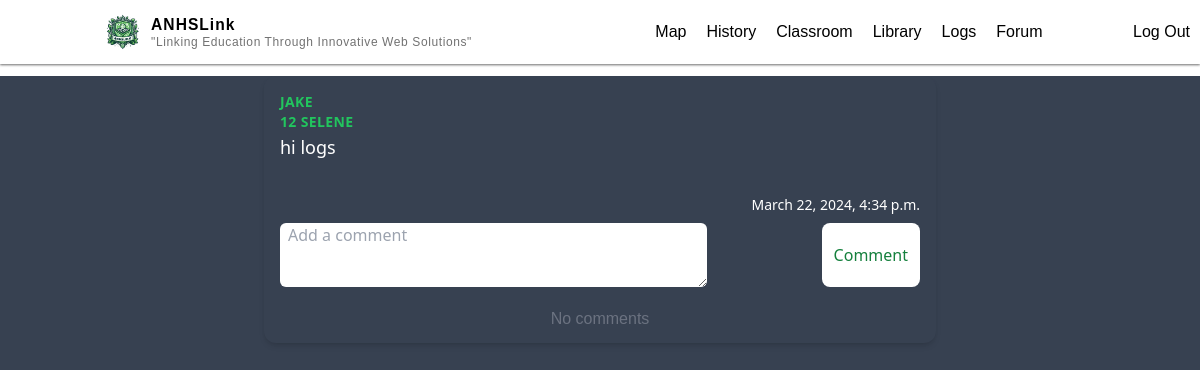
Page /forum/67/ (signed in) on the earlier database version.
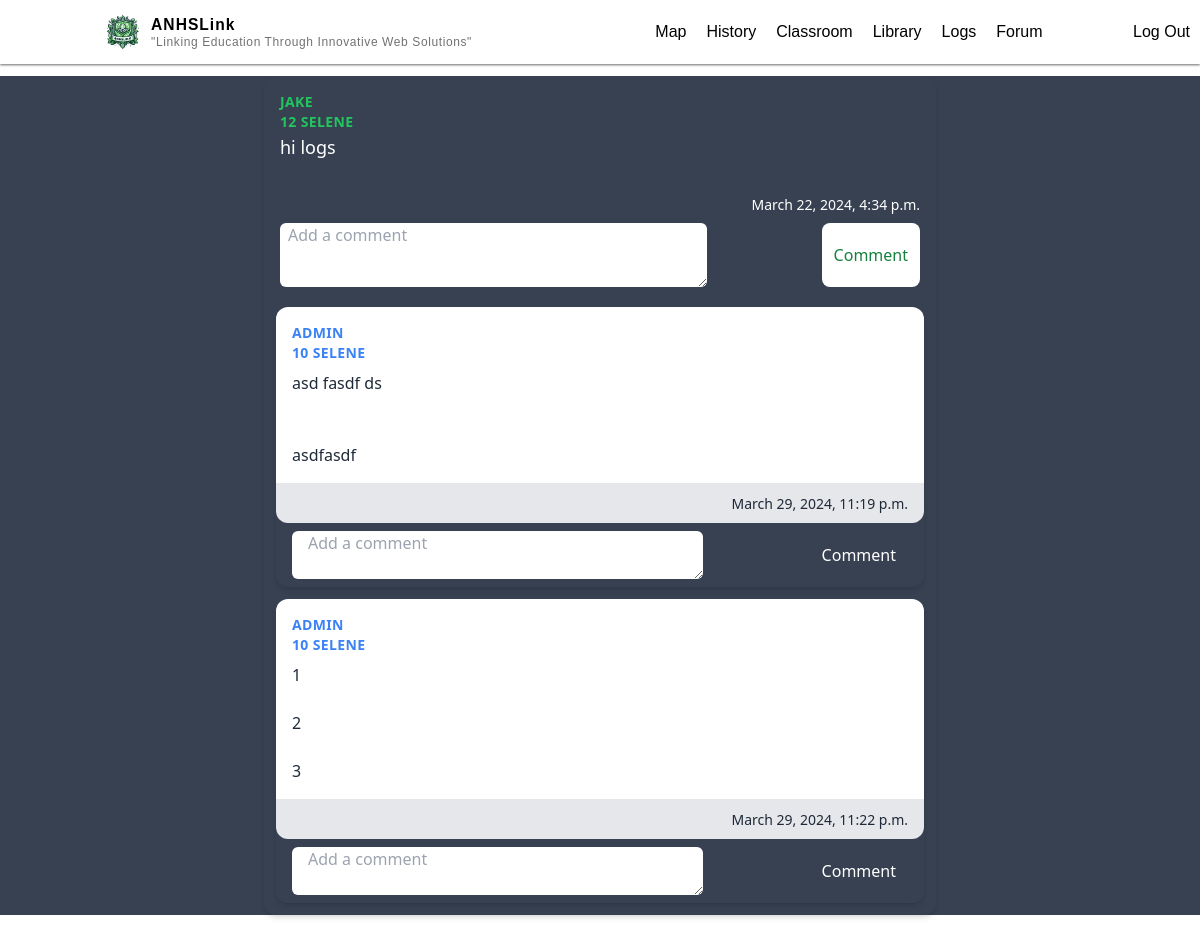
Same page on the later database version.
### main/models.py (models this page shows, shortened)
class Forum (models.Model):
    author = models.ForeignKey(Profile, on_delete=models.CASCADE, related_name="author")
    title = models.CharField(max_length=200, default="")
    description = models.CharField(max_length=400, default="",blank=True)
    uploaded_at = models.DateTimeField(auto_now_add=True)
    likes = models.ManyToManyField(User, related_name ='liked_comments')
    dislikes = models.ManyToManyField(User,related_name ='disliked_comments')

class Comment(models.Model):
    forum = models.ForeignKey(Forum, on_delete=models.CASCADE, null=True, blank=True, default="", related_name='comments')
    parent = models.ForeignKey("self", on_delete=models.CASCADE, null= True, blank=True, related_name ="replies")
    author = models.ForeignKey(Profile, on_delete=models.CASCADE, default="")
    text = models.CharField(max_length=400)
    uploaded_at = models.DateTimeField(auto_now_add=True)

### authentication/models.py (models this page shows, shortened)
class Profile(models.Model):
    user = models.OneToOneField(User, on_delete=models.CASCADE, related_name="profile")
    grade = models.IntegerField(null=True)
    section = models.CharField(default='Selene', max_length=20)
    email = models.EmailField(default="haha@gmail.com")

### main/views.py (the view)
# urls.py: path("forum/<int:id>/", views.forum_comment, name="forum_comment"),
@login_required(login_url="/login")
def forum_comment(request, id):
    forums = Forum.objects.filter(id=id)
    return render(request,"main/forum_about.html",{"forums":forums})

### main/templates/main/forum_about.html (shortened to what this page needs)
{% extends "main/base.html" %} {% load static %} {% block body %}
{% for forum in forums%}
<div class="bg-gray-700 min-h-screen h-auto">
  <div
    class="max-w-md mx-auto bg-gray-700 rounded-xl shadow-md overflow-hidden md:max-w-2xl m-3"
  >
    <div class="md:flex">
      <div class="p-4 bg-gray-700 text-white w-full">
        <div
          class="uppercase tracking-wide text-sm font-semibold author text-green-500"
        >
          {{forum.author.user.username}}
        </div>
        <div
          class="uppercase tracking-wide text-sm font-semibold author text-green-500"
        >
          {{ forum.author.grade}} {{ forum.author.section }}
        </div>
        <a
          href="#"
          class="block mt-1 mb-5 text-lg leading-tight font-medium text-white hover:underline"
          >{{forum.title}}</a
        >
      </div>
    </div>
    <div class="px-4 flex justify-between rounded-b-xl">
      <span class="text-sm text-gray-600 flex items-center text-white"
        >{{forum.uploaded_at}}</span
      >
    </div>
    <div>
      <form
        method="POST"
        class="form px-4 py-2 bg-gray-700 flex justify-between"
        action="{% url 'comment'  %}"
      >
        <textarea
          required
          name="text"
          type="text"
          placeholder="Add a comment"
          class="rounded-md px-2 text-left w-2/3 h-16"
          maxlength="400"
        ></textarea>
        <button
          type="submit"
          class="text-green-700 bg-white px-3 rounded-lg submitBTN"
        >
          Comment
        </button>
      </form>
    </div>
    {% for comment in forum.comments.all %}
    <div
      class="bg-gray-700 rounded-xl shadow-md overflow-hidden md:max-w-2xl m-3"
    >
      <div class="">
        <div class="">
          <div class="flex bg-white">
            <div class="p-4">
              <div
                class="uppercase tracking-wide text-sm text-blue-500 font-semibold author"
              >
                {{comment.author.user.username}}
              </div>
              <div
                class="uppercase tracking-wide text-sm text-blue-500 font-semibold author"
              >
                {{comment.author.grade}} {{comment.author.section}}
              </div>
              <div class="mt-2 text-gray-800 size-fit">
                {{comment.text|linebreaksbr}}
              </div>
            </div>
          </div>
          <div class="px-4 py-2 bg-gray-200 text-right rounded-b-xl">
            <span class="text-sm text-gray-800">{{comment.uploaded_at}}</span>
          </div>
        </div>
        <div>
          <form
            method="POST"
            class="form px-4 py-2 bg-gray-700 flex justify-between"
            action="{% url 'reply'  %}"
          >
            <textarea
              required
              name="text"
              type="text"
              placeholder="Add a comment"
              class="w-2/3 rounded-md px-4 text-left"
              maxlength="400"
            ></textarea>
            <button
              type="submit"
              class="text-white bg-gray-700 px-3 rounded-lg submitBTN"
            >
              Comment
            </button>
          </form>
        </div>
      </div>
    </div>
    {%empty%}
    <p class="m-3 text-center text-gray-500">No comments</p>
    {% endfor%}
  </div>
  {% endfor %}
  {% endblock %}

### main/templates/main/base.html (shortened to what this page needs)
{% load static %}
<!DOCTYPE html>
<html lang="en">
  <head>
    <link rel="stylesheet" href="{% static 'css/main.css' %}" />
    <link
      href="{% static 'styles/styles.css' %}"
      rel="stylesheet"
      type="text/css"
    />
  </head>
  <body>
    <div class="page">
      <div class="head_container flex">
        <div class="branding">
          <img
            class="logo"
            src="{% static 'pictures/ANHSLink_logo.png' %}"
            alt="ANHS LOGO"
            width="7%"
          />
          <div class="site-identity">
            <p class="site-title">ANHSLink</p>
            <p class="site-description">
              "Linking Education Through Innovative Web Solutions"
            </p>
          </div>
        </div>
        <div class="information flex justify-center space-x-">
          <a href="{% url 'map' %}">
            <p>Map</p>
          </a>
          <a href="{% url 'history' %}">
            <p>History</p>
          </a>
          <a href="{% url 'classroom' %}">
            <p>Classroom</p>
          </a>
          <a href="{% url 'library' %}">
            <p>Library</p>
          </a>
          <a href="{% url 'logs_view' %}">
            <p>Logs</p>
          </a>
          <a href="{% url 'forum' %}">
            <p class="font-sans">Forum</p>
          </a>
        </div>
        <div class="information flex justify-center space-x-">
          <form action="{% url 'logout' %}" method="post">
            <button type="submit"><p>Log Out</p></button>
          </form>
        </div>
      </div>
      {% block body %} {% endblock %}
    </div>
  </body>
</html>

### authentication/static/css/main.css (style rules this page uses)
html, :host { line-height: 1.5; -webkit-text-size-adjust: 100%; -moz-tab-size: 4; -o-tab-size: 4; tab-size: 4; font-family: ui-sans-serif, system-ui, sans-serif, "Apple Color Emoji", "Segoe UI Emoji", "Segoe UI Symbol", "Noto Color Emoji"; font-feature-settings: normal; font-variation-settings: normal; -webkit-tap-highlight-color: transparent; }
body { margin: 0; line-height: inherit; }
a { color: inherit; text-decoration: inherit; }
button, input, optgroup, select, textarea { font-family: inherit; font-feature-settings: inherit; font-variation-settings: inherit; font-size: 100%; font-weight: inherit; line-height: inherit; color: inherit; margin: 0; padding: 0; }
button, select { text-transform: none; }
button, [type='button'], [type='reset'], [type='submit'] { -webkit-appearance: button; background-color: transparent; background-image: none; }
blockquote, dl, dd, h1, h2, h3, h4, h5, h6, hr, figure, p, pre { margin: 0; }
textarea { resize: vertical; }
input::placeholder, textarea::placeholder { opacity: 1; color: #9ca3af; }
button, [role="button"] { cursor: pointer; }
img, svg, video, canvas, audio, iframe, embed, object { display: block; vertical-align: middle; }
img, video { max-width: 100%; height: auto; }
.m-3 { margin: 0.75rem; }
.mx-auto { margin-left: auto; margin-right: auto; }
.mb-5 { margin-bottom: 1.25rem; }
.mt-1 { margin-top: 0.25rem; }
.mt-2 { margin-top: 0.5rem; }
.block { display: block; }
.flex { display: flex; }
.size-fit { width: -moz-fit-content; width: fit-content; height: -moz-fit-content; height: fit-content; }
.h-16 { height: 4rem; }
.h-auto { height: auto; }
.min-h-screen { min-height: 100vh; }
.w-2\/3 { width: 66.666667%; }
.w-full { width: 100%; }
.max-w-md { max-width: 28rem; }
.items-center { align-items: center; }
.justify-center { justify-content: center; }
.justify-between { justify-content: space-between; }
.overflow-hidden { overflow: hidden; }
.rounded-lg { border-radius: 0.5rem; }
.rounded-md { border-radius: 0.375rem; }
.rounded-xl { border-radius: 0.75rem; }
.rounded-b-xl { border-bottom-right-radius: 0.75rem; border-bottom-left-radius: 0.75rem; }
.bg-gray-200 { --tw-bg-opacity: 1; background-color: rgb(229 231 235 / var(--tw-bg-opacity)); }
.bg-gray-700 { --tw-bg-opacity: 1; background-color: rgb(55 65 81 / var(--tw-bg-opacity)); }
.bg-white { --tw-bg-opacity: 1; background-color: rgb(255 255 255 / var(--tw-bg-opacity)); }
.p-4 { padding: 1rem; }
.px-2 { padding-left: 0.5rem; padding-right: 0.5rem; }
.px-3 { padding-left: 0.75rem; padding-right: 0.75rem; }
.px-4 { padding-left: 1rem; padding-right: 1rem; }
.py-2 { padding-top: 0.5rem; padding-bottom: 0.5rem; }
.text-left { text-align: left; }
.text-right { text-align: right; }
.font-sans { font-family: ui-sans-serif, system-ui, sans-serif, "Apple Color Emoji", "Segoe UI Emoji", "Segoe UI Symbol", "Noto Color Emoji"; }
.text-lg { font-size: 1.125rem; line-height: 1.75rem; }
.text-sm { font-size: 0.875rem; line-height: 1.25rem; }
.font-medium { font-weight: 500; }
.font-semibold { font-weight: 600; }
.uppercase { text-transform: uppercase; }
.leading-tight { line-height: 1.25; }
.tracking-wide { letter-spacing: 0.025em; }
.text-blue-500 { --tw-text-opacity: 1; color: rgb(59 130 246 / var(--tw-text-opacity)); }
.text-gray-600 { --tw-text-opacity: 1; color: rgb(75 85 99 / var(--tw-text-opacity)); }
.text-gray-800 { --tw-text-opacity: 1; color: rgb(31 41 55 / var(--tw-text-opacity)); }
.text-green-500 { --tw-text-opacity: 1; color: rgb(34 197 94 / var(--tw-text-opacity)); }
.text-green-700 { --tw-text-opacity: 1; color: rgb(21 128 61 / var(--tw-text-opacity)); }
.text-white { --tw-text-opacity: 1; color: rgb(255 255 255 / var(--tw-text-opacity)); }
.shadow-md { --tw-shadow: 0 4px 6px -1px rgb(0 0 0 / 0.1), 0 2px 4px -2px rgb(0 0 0 / 0.1); --tw-shadow-colored: 0 4px 6px -1px var(--tw-shadow-color), 0 2px 4px -2px var(--tw-shadow-color); box-shadow: var(--tw-ring-offset-shadow, 0 0 #0000), var(--tw-ring-shadow, 0 0 #0000), var(--tw-shadow); }
@media (min-width: 768px) { .md\:flex { display: flex; } }
@media (min-width: 768px) { .md\:max-w-2xl { max-width: 42rem; } }

Differences in the rows shown:
shown differently, row unchanged: Forum "hi logs": no longer shows "No comments"
added Comment: author.user.username "ADMIN", author.grade "10", author.section "SELENE", text "asd fasdf ds asdfasdf", uploaded_at "March 29, 2024, 11:19 p.m."
added Comment: author.user.username "ADMIN", author.grade "10", author.section "SELENE", text "1 2 3", uploaded_at "March 29, 2024, 11:22 p.m."
